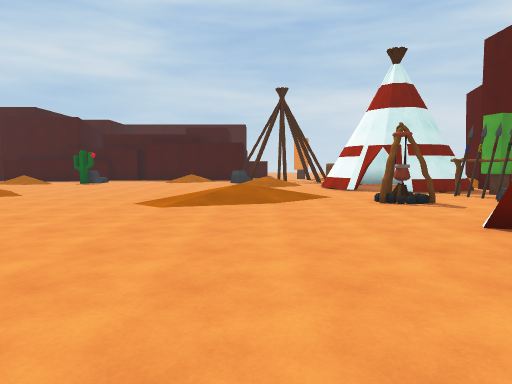
View 1 (above)

24 first-person views from a walk through a scene from a Unity 3-D project. The camera is 1.5 m above the floor, tilts 4° down and sees 70° across. The floor is counted in squares, 2 m on a side. Each view is taken from the middle of a square. On the plan, view 1 faces up. The plan holds only what a view shows up to about 11 squares ahead; the rest is blank. The place goes on beyond the plan. The player character is not drawn. Surface patterns are stand-ins for the level's own textures.

View 2
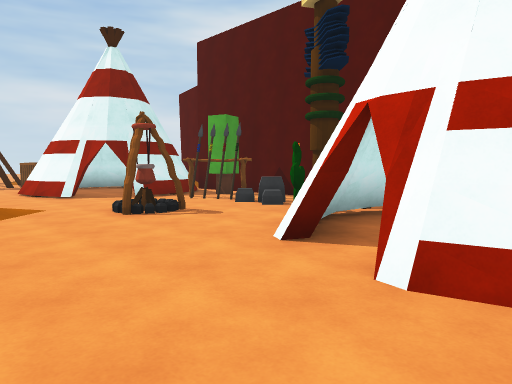

View 3
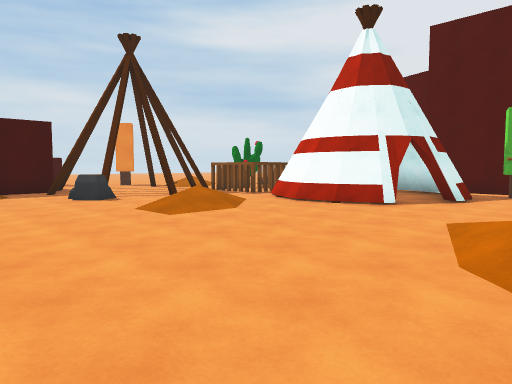

View 4
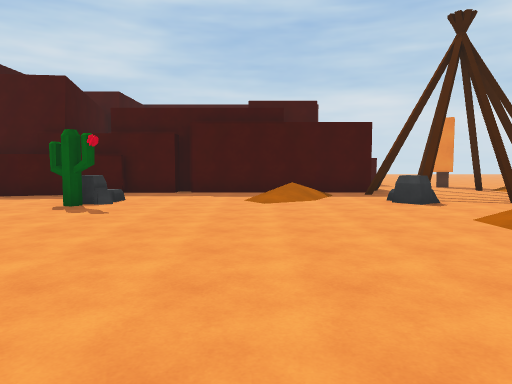

View 5
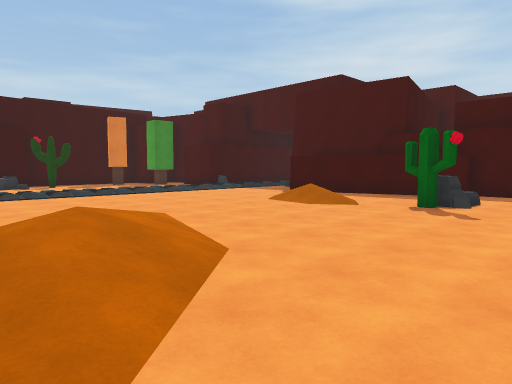

View 6
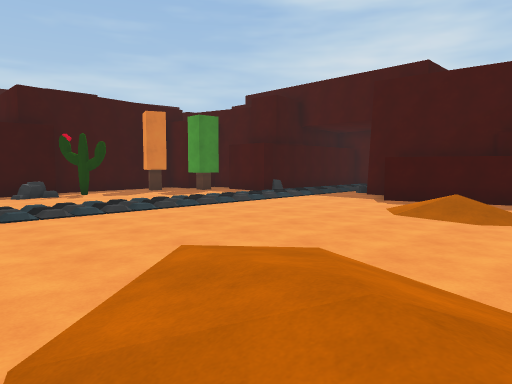

View 7
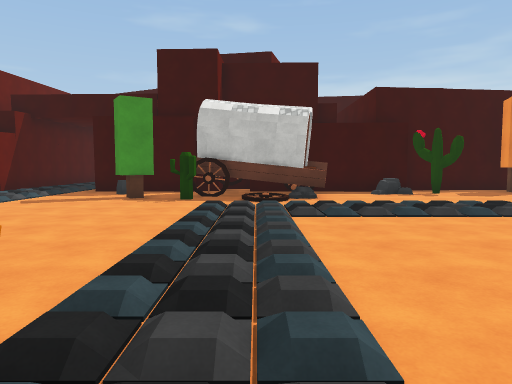

View 8
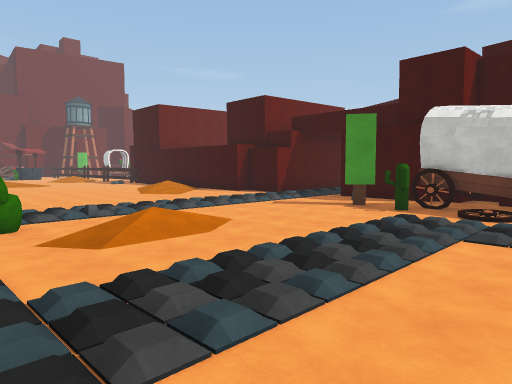

View 9
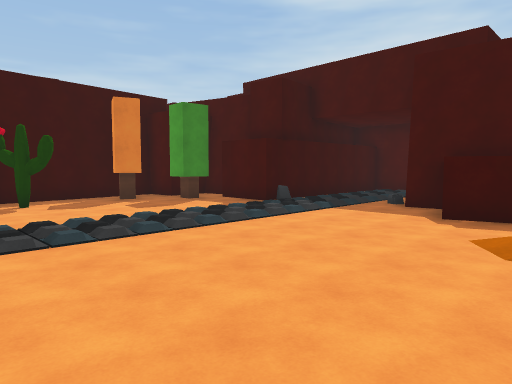

View 10
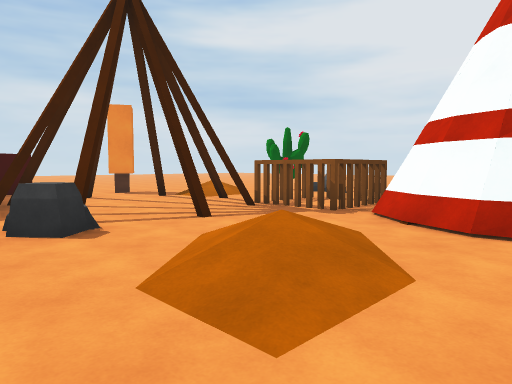

View 11
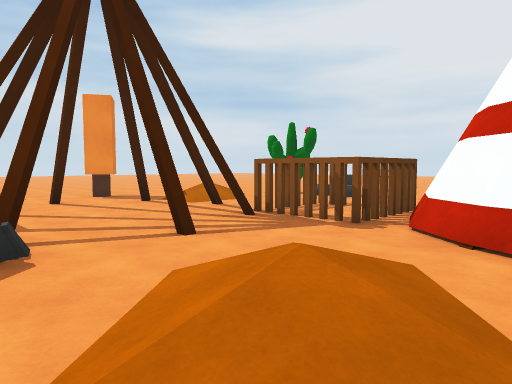

View 12
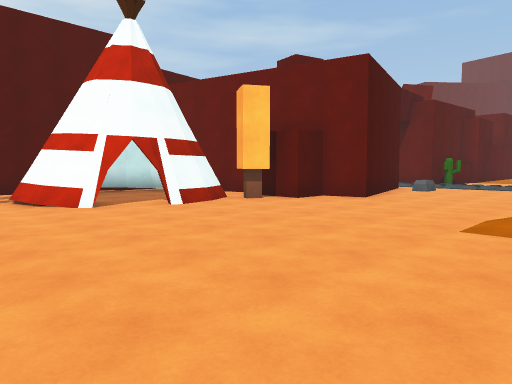

View 13
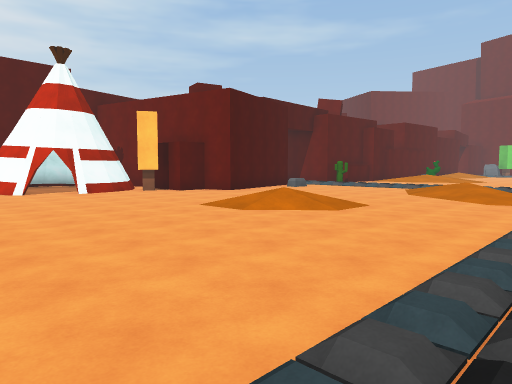

View 14
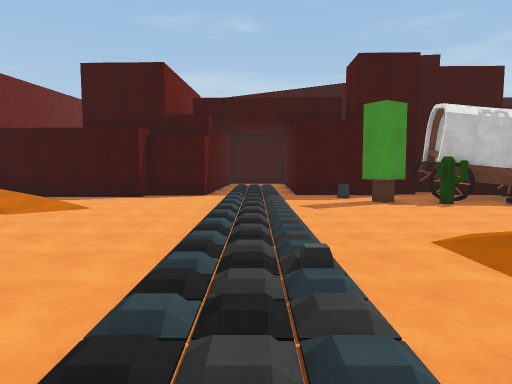

View 15
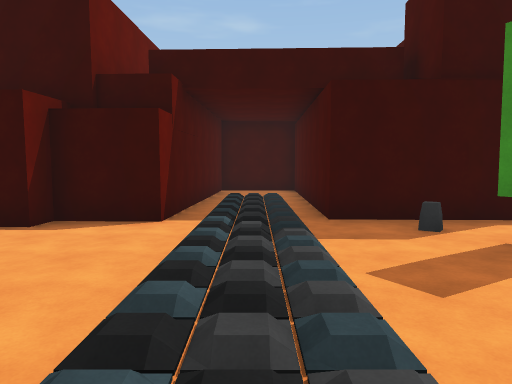

View 16
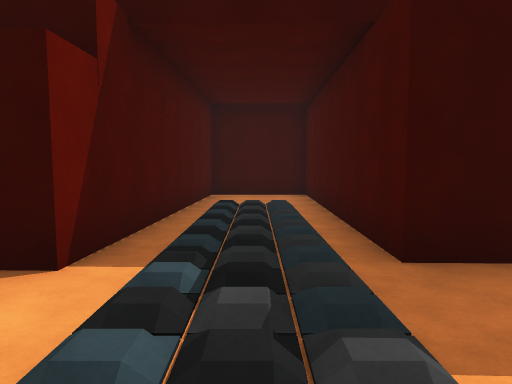

View 17
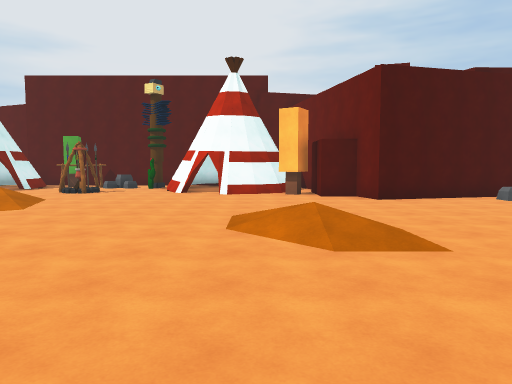

View 18
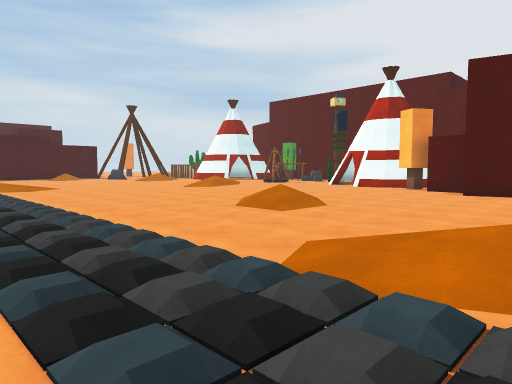

View 19
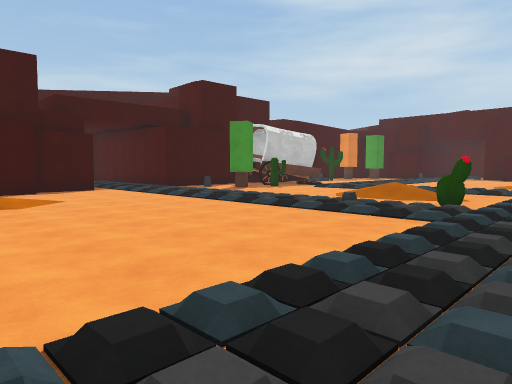

View 20
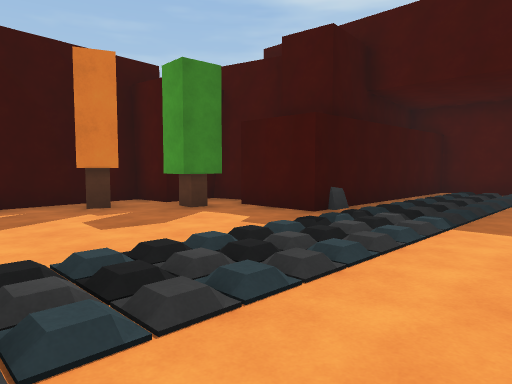

View 21
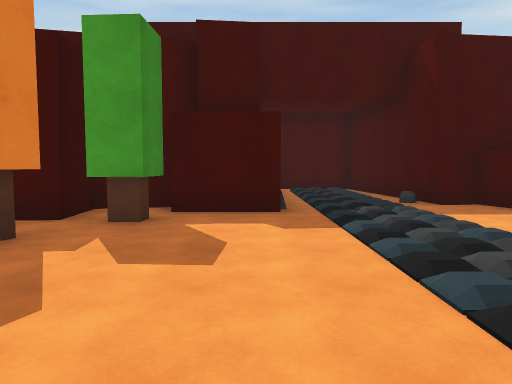

View 22
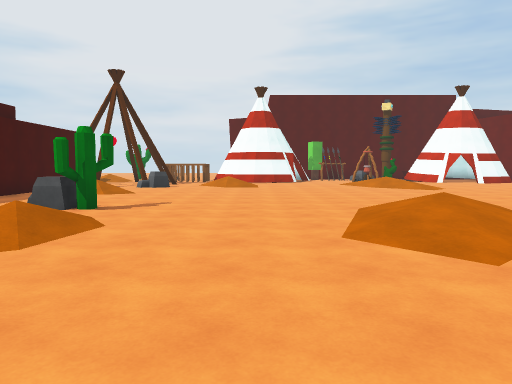

View 23
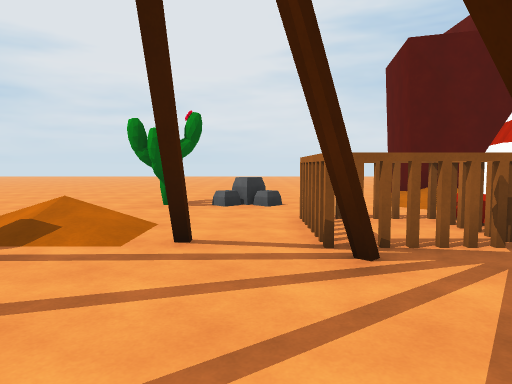

View 24
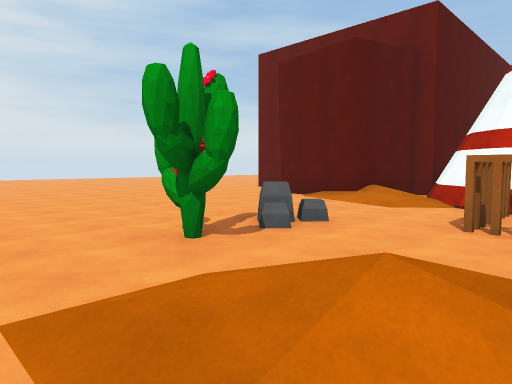

### Floor plan
Key: @ floor where view 1 was taken; # wall or solid block; x gap in a wall; . floor; / step, stairs or slope; = window, fence, low wall or low ledge; ^ raised ledge; O other object.
Columns run from 27 left of view 1 to 8 right of it. Each row starts with its distance up from view 1.
 22           #//.#            ...O.....
 21           #//.#            .#..///..
 20           #///#    #########..#//.#x
 19        ####//.######..../...........
 18        ####//..##......///........^.
 17       ##O..//.......=..//.##..###...
 16       #O...//...///##.....=....=#...
 15       #....//....//........//..##///
 14       #....//..............//.#####/
 13       #.#..//............../..#  ###
 12       ##=..//..../............#  ###
 11        #...//...////..........######
 10        #^..//....////............OO#
  9        ##^.//.....///.....///....O #
  8        ###//////////.....////.#..###
  7       #####/////////.....//......^
  6        ####.......//............#
  5        #=O....///.//...........###
  4 ########=.....//..//..........## #
  3 #................#//..........x..#
  2 #../////////////////...//.....#  #
  1 #../////////////////..///....O#
  0 ########..........//..//...@.####
 -1        #..........//........##
 -2        #../.......///.......#
 -3        #.///......////......#
 -4        #///     ../////. ...#

Positions as (right, up) in squares from view 1, and headings:
1: (0, 0), facing up
2: (0, 2), facing up-right
3: (-4, 8), facing up-right
4: (-4, 9), facing up
5: (-5, 9), facing up-left
6: (-8, 9), facing up-left
7: (-9, 8), facing left
8: (-9, 10), facing down-left
9: (-10, 11), facing up-left
10: (-2, 12), facing up-right
11: (-1, 13), facing up-right
12: (-4, 7), facing down-right
13: (-9, 7), facing down-right
14: (-9, 2), facing left
15: (-14, 2), facing left
16: (-17, 2), facing left
17: (-9, 2), facing right
18: (-10, -4), facing up-right
19: (-8, -4), facing up-left
20: (-13, 13), facing up-left
21: (-17, 12), facing up
22: (-14, 13), facing right
23: (0, 18), facing right
24: (4, 22), facing down-right
